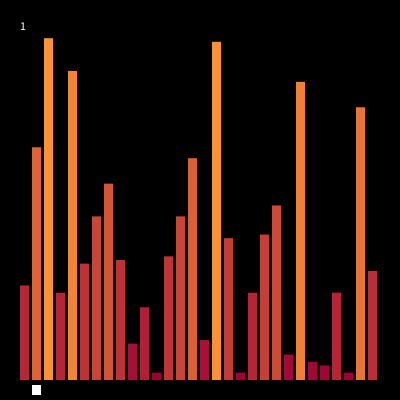
Frame 1 (no input)
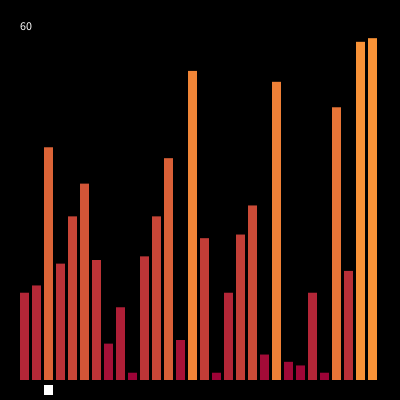
Frame 60 (the mouse pressed at the canvas centre just before this capture)
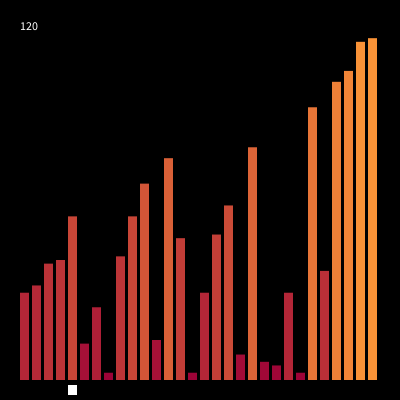
Frame 120 (the mouse held since frame 60 and released just before this capture)

The Processing sketch that drew these frames (run headless with seeded random() and noise(); from frame 60 on, the mouse is pressed at the canvas centre):

// Processing sketch: EXQ_6B_03
// ── EXQ_6B_03.pde
int c = 30, max = 99;
color c1 = color(155, 0, 55), c2 = color(255, 155, 55);
int[] a;

void setup()
{ 
  size(400, 400); frameRate(60); noStroke();
  a = new int[c];
  for (int i = 0; i < c; i++) a[i] = (int)random(1, max);
}

int si = 1, co = 0;  // номер текущей "перестановки" и счётчик операций
boolean sw = false;  // признак, что хоть одна переcтановка случилась за
                     // полный проход массива
void draw()
{
  if (a[si - 1] > a[si]) { int s = a[si - 1]; a[si - 1] = a[si]; a[si] = s; sw = true; } // перестановка
  background(0);
  float dx = (float)(width - 40) / c, wx = dx * 0.75, dy = height - 40, py = height - 20;
  for (int i = 0; i < c; i++)
  { fill(lerpColor(c1, c2, (float)a[i] / max));  // цвет в зависимости от значения
    rect(20 + dx * i, py - dy * a[i] / max, wx, dy * a[i] / max);
  }
  fill(255); rect(20 + dx * si, py + 5, wx, 10); // белый прямоугольничек обозначающий текущую позицию сортировки
  si++; co++;                                    // "идём" дальше 
  text(co, 20, 30);                              // выводим количество операций
  if (si == c)         // проход закончился?
  { si = 1;            // значит, потом снова начинаем с 1  
    if (!sw) noLoop(); // если за весь проход ни одной перестановки не случилось - останавливаем процесс 
    sw = false;        // и это обязательно нужно сделать, ведь начнётся новый проход 
  }                                                          
}  
